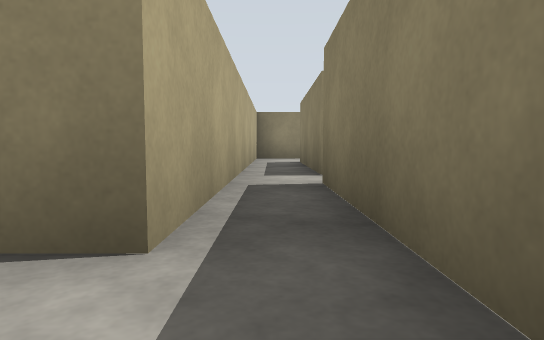
view 1 (above)

15 first-person views from a walk through a robot-simulator world made for Gazebo. The camera is 0.72 m above the floor, tilts 4° down and sees 75° across. The floor is counted in squares, 2 m on a side. Each view is taken from the middle of a square. On the plan, view 1 faces up. The plan holds only what a view shows up to about 9 squares ahead; the rest is blank. The place goes on beyond the plan.

view 2
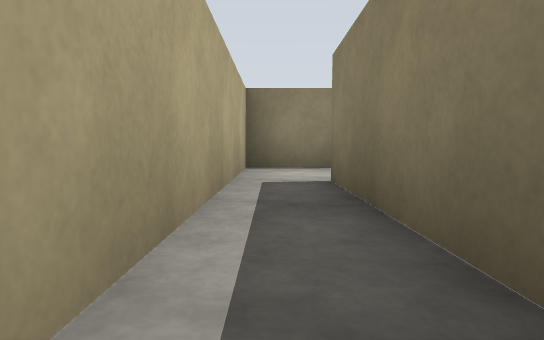

view 3
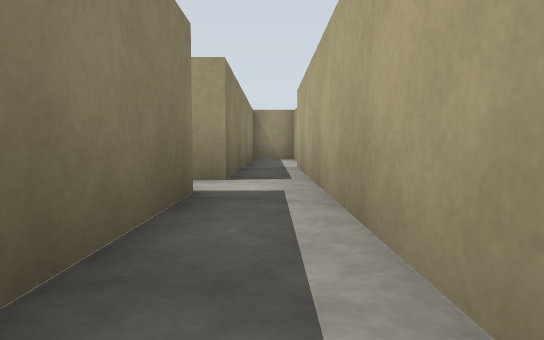

view 4
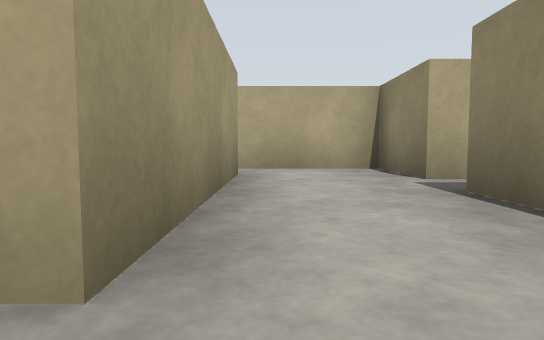

view 5
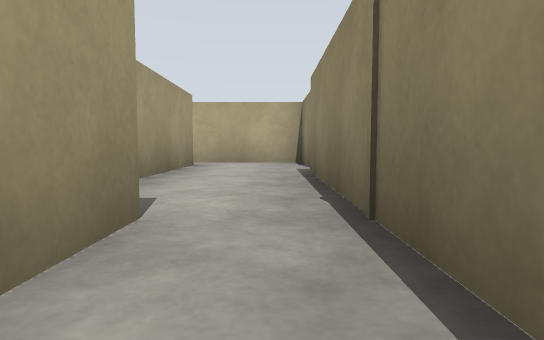

view 6
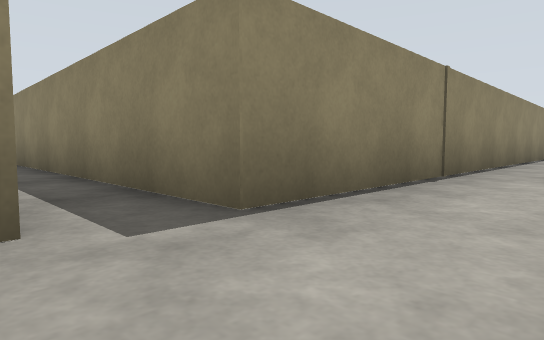

view 7
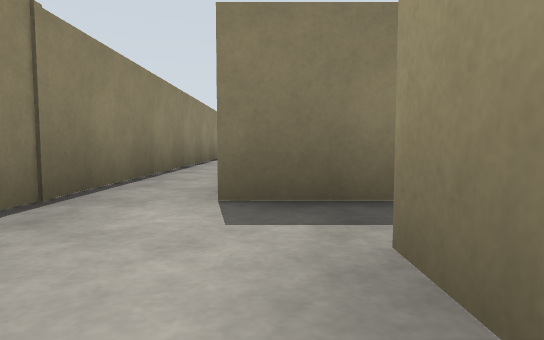

view 8
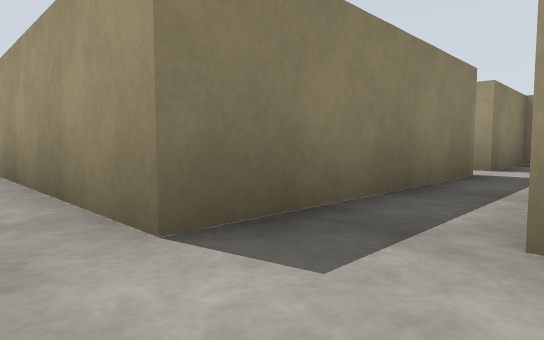

view 9
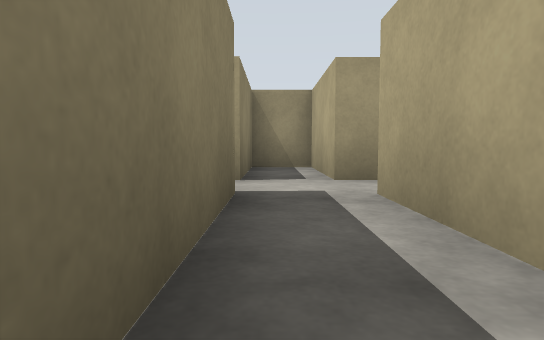

view 10
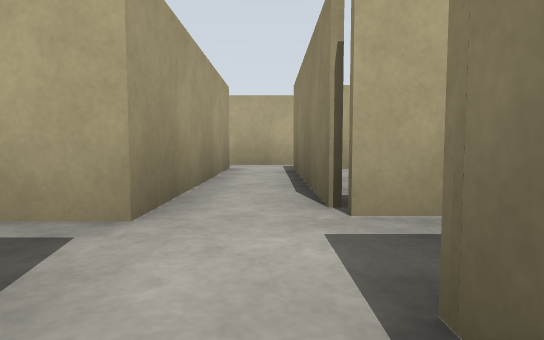

view 11
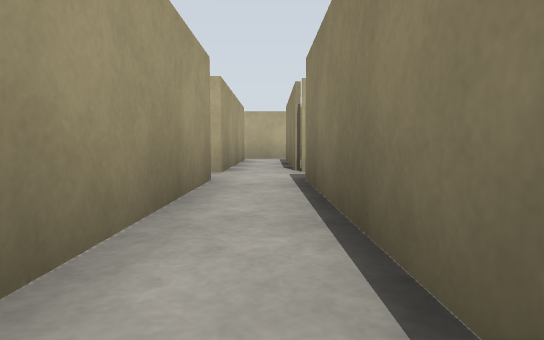

view 12
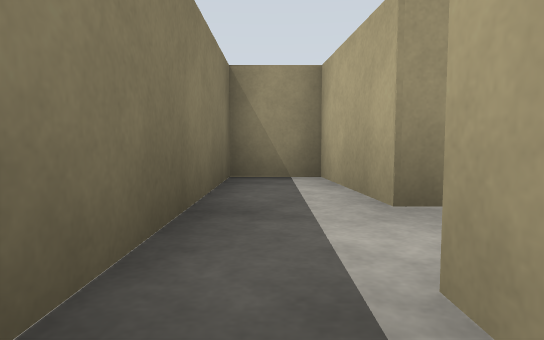

view 13
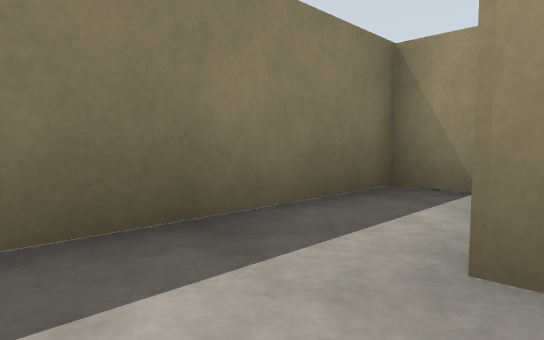

view 14
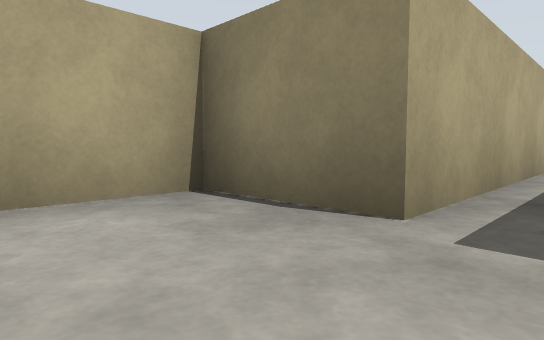

view 15
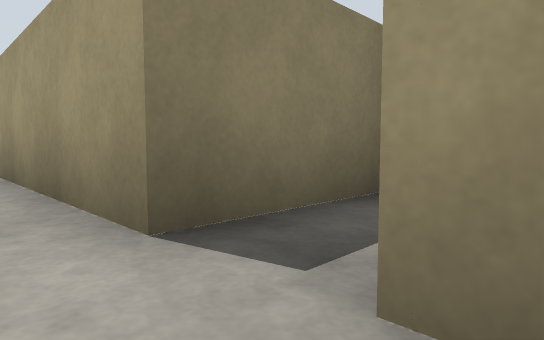

### Floor plan
Ten units are one square. View 1 is at (0, 0); x grows to the right and y downward. Boxes are objects, and circles mark ways between rooms. Rooms are numbered by the first view taken in them; rooms with no view inside come last. Other rooms are left out.
<svg viewBox="-105 -164 260 189">
<path fill="none" stroke="#000" d="M-7 0 -6 20 5 20 5 -34M-4 -34 -4 -12 -10 -12M5 -43 5 -76 15 -76M13 -95 -4 -95 -4 -34M53 -44 53 -84M25 -76 42 -76 42 -43 5 -43M55 -95 23 -95M5 -34 42 -34 42 -12 53 -12 53 -34M121 -95 55 -95M53 -84 90 -84M85 -44 53 -44M53 -34 89 -34M13 -136 13 -95M23 -95 23 -159M15 -76 25 -76"/>
<circle cx="0" cy="-25" r="3" fill="#2a7"/>
<circle cx="10" cy="-40" r="3" fill="#2a7"/>
<circle cx="10" cy="-85" r="3" fill="#2a7"/>
<circle cx="50" cy="-90" r="3" fill="#2a7"/>
<circle cx="50" cy="-40" r="3" fill="#2a7"/>
<circle cx="35" cy="-85" r="3" fill="#2a7"/>
<text x="-100" y="-10">1</text>
<text x="0" y="-70">2</text>
<text x="50" y="-60">3</text>
<text x="150" y="-90">4</text>
<text x="130" y="-40">5</text>
<text x="20" y="-140">6</text>
</svg>
Room 1 opens to room 2. Room 2 opens to room 3. Room 2 opens to room 6. Room 3 opens to room 4. Room 3 opens to room 5. Room 3 opens to room 6.

Where each view was taken, in squares from view 1:
view 1: 0 up, 0 right, facing up
view 2: 4 up, 0 right, facing up
view 3: 7 up, 0 right, facing down
view 4: 8 up, 5 right, facing left
view 5: 9 up, 7 right, facing left
view 6: 8 up, 1 right, facing up-right
view 7: 8 up, 3 right, facing right
view 8: 9 up, 4 right, facing down-right
view 9: 7 up, 5 right, facing down
view 10: 4 up, 6 right, facing left
view 11: 4 up, 9 right, facing left
view 12: 2 up, 0 right, facing down
view 13: 1 up, 1 left, facing down-right
view 14: 8 up, 2 right, facing up-left
view 15: 4 up, 4 right, facing down-right
